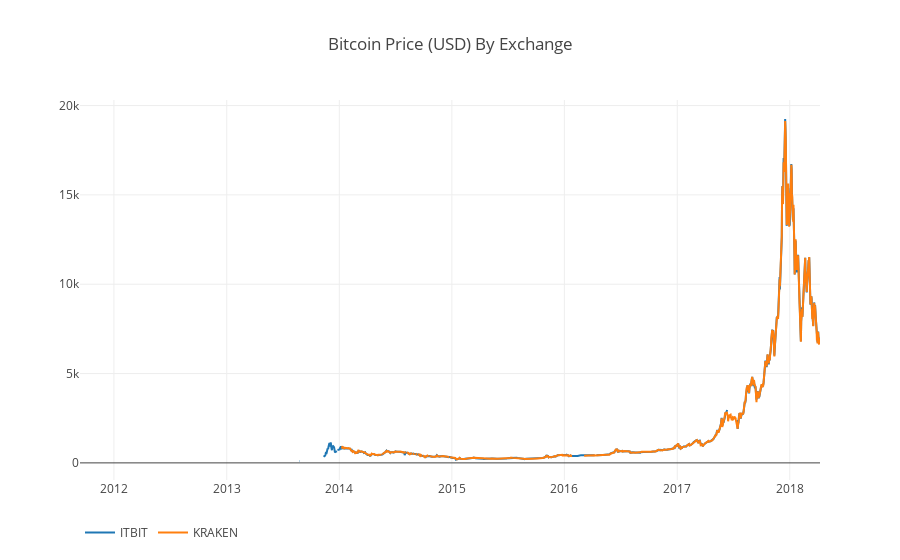

Source (notebook cell):
### Code cell
# Plot the revised dataframe
df_scatter(btc_usd_datasets[['ITBIT','KRAKEN']], 'Bitcoin Price (USD) By Exchange')

### Figure 1 — Plotly figure (JSON) as saved in the notebook; plotly's stock layout.template omitted (floating-point values rounded to 4 significant figures; data arrays with more than 128 entries replaced by an {"elided": "..."} marker saying what was removed)
{"data": [{"name": "ITBIT", "type": "scatter", "visible": "visible", "x": {"elided": "2401 str values"}, "y": {"elided": "2401 float values"}}, {"name": "KRAKEN", "type": "scatter", "visible": "visible", "x": {"elided": "2401 str values"}, "y": {"elided": "2401 float values"}}], "layout": {"legend": {"orientation": "h"}, "title": "Bitcoin Price (USD) By Exchange", "xaxis": {"type": "date"}, "yaxis": {"showticklabels": true, "title": "", "type": "linear"}}}
